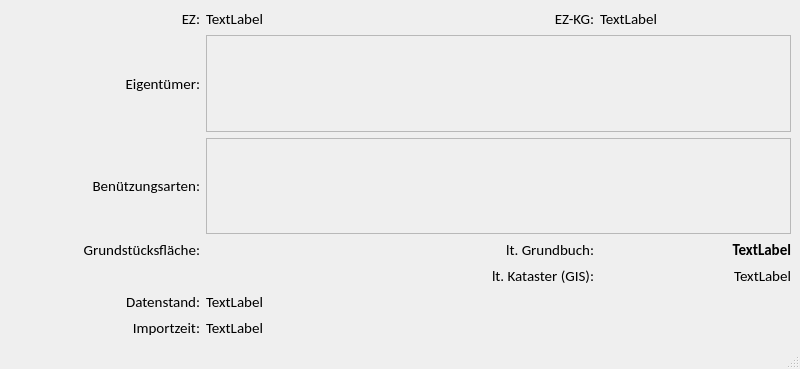
<?xml version="1.0" encoding="UTF-8"?>
<ui version="4.0">
 <class>GstVersion</class>
 <widget class="QMainWindow" name="GstVersion">
  <property name="geometry">
   <rect>
    <x>0</x>
    <y>0</y>
    <width>800</width>
    <height>369</height>
   </rect>
  </property>
  <property name="windowTitle">
   <string>MainWindow</string>
  </property>
  <widget class="QWidget" name="centralwidget">
   <layout class="QVBoxLayout" name="verticalLayout">
    <item>
     <layout class="QGridLayout" name="gridLayout">
      <item row="4" column="0">
       <widget class="QLabel" name="label_5">
        <property name="font">
         <font>
          <family>Calibri</family>
          <pointsize>11</pointsize>
         </font>
        </property>
        <property name="text">
         <string>Eigentümer:</string>
        </property>
        <property name="alignment">
         <set>Qt::AlignRight|Qt::AlignTrailing|Qt::AlignVCenter</set>
        </property>
       </widget>
      </item>
      <item row="8" column="0">
       <widget class="QLabel" name="label_3">
        <property name="font">
         <font>
          <family>Calibri</family>
          <pointsize>11</pointsize>
         </font>
        </property>
        <property name="text">
         <string>Datenstand:</string>
        </property>
        <property name="alignment">
         <set>Qt::AlignRight|Qt::AlignTrailing|Qt::AlignVCenter</set>
        </property>
       </widget>
      </item>
      <item row="9" column="0">
       <widget class="QLabel" name="label_4">
        <property name="font">
         <font>
          <family>Calibri</family>
          <pointsize>11</pointsize>
         </font>
        </property>
        <property name="text">
         <string>Importzeit:</string>
        </property>
        <property name="alignment">
         <set>Qt::AlignRight|Qt::AlignTrailing|Qt::AlignVCenter</set>
        </property>
       </widget>
      </item>
      <item row="0" column="2">
       <widget class="QLabel" name="label_2">
        <property name="font">
         <font>
          <family>Calibri</family>
          <pointsize>11</pointsize>
         </font>
        </property>
        <property name="text">
         <string>EZ-KG:</string>
        </property>
        <property name="alignment">
         <set>Qt::AlignRight|Qt::AlignTrailing|Qt::AlignVCenter</set>
        </property>
       </widget>
      </item>
      <item row="0" column="1">
       <widget class="QLabel" name="uiEZLbl">
        <property name="font">
         <font>
          <family>Calibri</family>
          <pointsize>11</pointsize>
         </font>
        </property>
        <property name="text">
         <string>TextLabel</string>
        </property>
       </widget>
      </item>
      <item row="6" column="3">
       <widget class="QLabel" name="uiAreaGbLbl">
        <property name="font">
         <font>
          <family>Calibri</family>
          <pointsize>11</pointsize>
          <weight>75</weight>
          <bold>true</bold>
         </font>
        </property>
        <property name="text">
         <string>TextLabel</string>
        </property>
        <property name="alignment">
         <set>Qt::AlignRight|Qt::AlignTrailing|Qt::AlignVCenter</set>
        </property>
       </widget>
      </item>
      <item row="5" column="0">
       <widget class="QLabel" name="label_6">
        <property name="font">
         <font>
          <family>Calibri</family>
          <pointsize>11</pointsize>
         </font>
        </property>
        <property name="text">
         <string>Benützungsarten:</string>
        </property>
        <property name="alignment">
         <set>Qt::AlignRight|Qt::AlignTrailing|Qt::AlignVCenter</set>
        </property>
       </widget>
      </item>
      <item row="0" column="3">
       <widget class="QLabel" name="uiEzKgLbl">
        <property name="font">
         <font>
          <family>Calibri</family>
          <pointsize>11</pointsize>
         </font>
        </property>
        <property name="text">
         <string>TextLabel</string>
        </property>
       </widget>
      </item>
      <item row="6" column="0">
       <widget class="QLabel" name="label_9">
        <property name="font">
         <font>
          <family>Calibri</family>
          <pointsize>11</pointsize>
         </font>
        </property>
        <property name="text">
         <string>Grundstücksfläche:</string>
        </property>
        <property name="alignment">
         <set>Qt::AlignRight|Qt::AlignTrailing|Qt::AlignVCenter</set>
        </property>
       </widget>
      </item>
      <item row="5" column="1" colspan="3">
       <widget class="QScrollArea" name="uiBenuetzungsartenSa">
        <property name="widgetResizable">
         <bool>true</bool>
        </property>
        <widget class="QWidget" name="scrollAreaWidgetContents_2">
         <property name="geometry">
          <rect>
           <x>0</x>
           <y>0</y>
           <width>581</width>
           <height>89</height>
          </rect>
         </property>
         <layout class="QVBoxLayout" name="verticalLayout_3">
          <item>
           <layout class="QVBoxLayout" name="uiBanuVlay"/>
          </item>
          <item>
           <spacer name="verticalSpacer">
            <property name="orientation">
             <enum>Qt::Vertical</enum>
            </property>
            <property name="sizeHint" stdset="0">
             <size>
              <width>20</width>
              <height>40</height>
             </size>
            </property>
           </spacer>
          </item>
         </layout>
        </widget>
       </widget>
      </item>
      <item row="0" column="0">
       <widget class="QLabel" name="label">
        <property name="font">
         <font>
          <family>Calibri</family>
          <pointsize>11</pointsize>
         </font>
        </property>
        <property name="text">
         <string>EZ:</string>
        </property>
        <property name="alignment">
         <set>Qt::AlignRight|Qt::AlignTrailing|Qt::AlignVCenter</set>
        </property>
       </widget>
      </item>
      <item row="4" column="1" colspan="3">
       <widget class="QScrollArea" name="uiEigentuemerSa">
        <property name="widgetResizable">
         <bool>true</bool>
        </property>
        <widget class="QWidget" name="scrollAreaWidgetContents">
         <property name="geometry">
          <rect>
           <x>0</x>
           <y>0</y>
           <width>581</width>
           <height>89</height>
          </rect>
         </property>
         <layout class="QVBoxLayout" name="verticalLayout_4">
          <item>
           <layout class="QVBoxLayout" name="uiEigentuemerVlay"/>
          </item>
          <item>
           <spacer name="verticalSpacer_2">
            <property name="orientation">
             <enum>Qt::Vertical</enum>
            </property>
            <property name="sizeHint" stdset="0">
             <size>
              <width>20</width>
              <height>40</height>
             </size>
            </property>
           </spacer>
          </item>
         </layout>
        </widget>
       </widget>
      </item>
      <item row="6" column="1" colspan="2">
       <widget class="QLabel" name="label_7">
        <property name="font">
         <font>
          <family>Calibri</family>
          <pointsize>11</pointsize>
         </font>
        </property>
        <property name="text">
         <string>lt. Grundbuch:</string>
        </property>
        <property name="alignment">
         <set>Qt::AlignRight|Qt::AlignTrailing|Qt::AlignVCenter</set>
        </property>
       </widget>
      </item>
      <item row="7" column="1" colspan="2">
       <widget class="QLabel" name="label_8">
        <property name="font">
         <font>
          <family>Calibri</family>
          <pointsize>11</pointsize>
         </font>
        </property>
        <property name="text">
         <string>lt. Kataster (GIS):</string>
        </property>
        <property name="alignment">
         <set>Qt::AlignRight|Qt::AlignTrailing|Qt::AlignVCenter</set>
        </property>
       </widget>
      </item>
      <item row="7" column="3">
       <widget class="QLabel" name="uiAreaKatLbl">
        <property name="font">
         <font>
          <family>Calibri</family>
          <pointsize>11</pointsize>
         </font>
        </property>
        <property name="text">
         <string>TextLabel</string>
        </property>
        <property name="alignment">
         <set>Qt::AlignRight|Qt::AlignTrailing|Qt::AlignVCenter</set>
        </property>
       </widget>
      </item>
      <item row="8" column="1">
       <widget class="QLabel" name="uiDatenstandLbl">
        <property name="font">
         <font>
          <family>Calibri</family>
          <pointsize>11</pointsize>
         </font>
        </property>
        <property name="text">
         <string>TextLabel</string>
        </property>
       </widget>
      </item>
      <item row="9" column="1">
       <widget class="QLabel" name="uiImportZeitLbl">
        <property name="font">
         <font>
          <family>Calibri</family>
          <pointsize>11</pointsize>
         </font>
        </property>
        <property name="text">
         <string>TextLabel</string>
        </property>
       </widget>
      </item>
     </layout>
    </item>
   </layout>
  </widget>
  <widget class="QMenuBar" name="menubar">
   <property name="geometry">
    <rect>
     <x>0</x>
     <y>0</y>
     <width>800</width>
     <height>21</height>
    </rect>
   </property>
  </widget>
  <widget class="QStatusBar" name="statusbar"/>
 </widget>
 <resources/>
 <connections/>
</ui>
